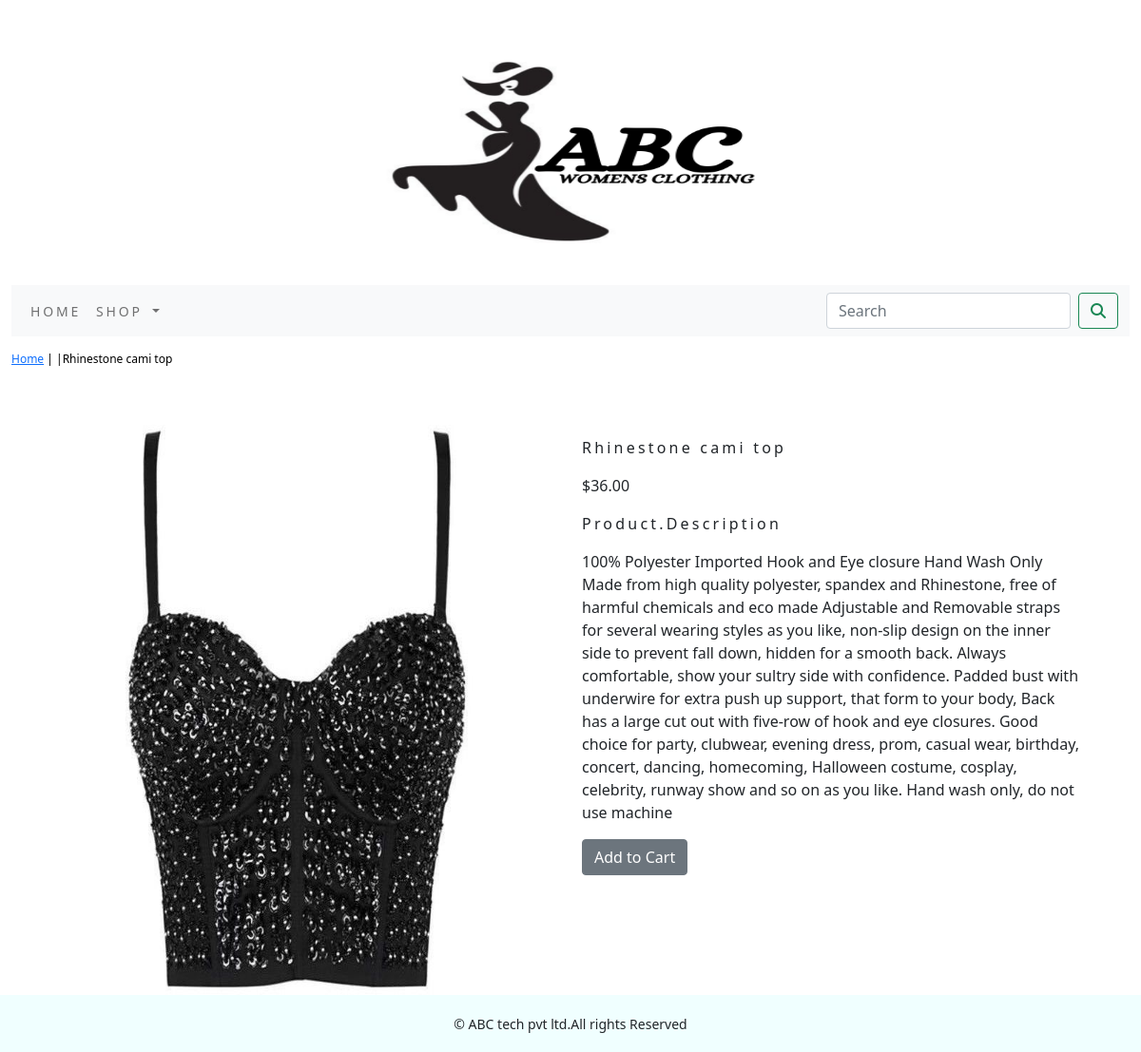
The app's page /shop/tops/rhinestone-cami-top/ with its own data.
### shop/models.py (models this page shows, shortened)
class Product(models.Model):
    name = models.CharField(max_length=250, unique=True)
    slug = models.SlugField(max_length=250, unique=True)
    description = models.TextField(blank=True)
    price=models.DecimalField(max_digits=10,decimal_places=2)
    category=models.ForeignKey(Category,on_delete=models.CASCADE)
    image = models.ImageField(upload_to='product', blank=True)
    stock=models.IntegerField()
    available=models.BooleanField(default=True)
    created=models.DateTimeField(auto_now_add=True)
    updated=models.DateTimeField(auto_now=True)
    class Meta:
        ordering=('name',)
        verbose_name='product'
        verbose_name_plural='products'

### shop/views.py (the view)
# urls.py: path('<slug:c_slug>/<slug:product_slug>/',views.proDetail,name='prodCatdetail'),
def proDetail(request,c_slug,product_slug):
    try:
        product=Product.objects.get(category__slug=c_slug,slug=product_slug)
    except Exception as e:
        raise e
    return render(request,'product.html',{'product':product})

### cart/context_processors.py (called while the page is built)
def counter(request):
    item_count=0
    if 'admin' in request.path:
        return {}
    else:
        try:
            cart = Cart.objects.filter(cart_id=_cart_id(request))
            car_items=CartItem.objects.all().filter(cart=cart[:1])
            for cart_item in car_items:
                item_count += cart_item.quantity
        except Cart.DoesnNotExist:
            item_count=0
    return dict(item_count=item_count)

### cart/views.py (called while the page is built)
def _cart_id(request):
    cart=request.session.session_key
    if not cart:
        cart=request.session.create()
    return cart

### shop/context_processors.py (called while the page is built)
def menu_links(request):
    links=Category.objects.all()
    return dict(links=links)

### shop/models.py (called while the page is built)
    def get_url(self):
        return reverse('shop:products_by_category',args=[self.slug])

### templates/product.html (shortened to what this page needs)
{% extends 'base.html' %}
{% load static %}
{% block content %}
<div class="row my_prod_row_class">
  <div class="mx_auto">
    <p><a href="{% url 'shop:allProdCat' %}">Home</a> | <a href="{{product.category.get_url}}"></a>|{{product.name}}</p>
  </div>
</div>
<div class="container">
<br>
<div class="row">
  <div class="col-12 col-sm-12 col-md-12 col-lg-6 text-center">
    <div style="min-width-:18rem">
      <img src="{{product.image.url}}" alt="{{product.name}}" width="450px;" height="600px;">
    </div>
  </div>
    <div class="col-12 col-sm-12 col-md-12 col-lg-6">
      <div>
      <h1 class="my_prod_title">{{product.name}}</h1>
      <p>${{product.price}}</p>
      <p class="my_title">Product.Description</p>
      <p class="text-justify my_prod_text">{{product.description}}</p>
      {% if product.stock <= 0 %}
      <p class="text-justify my_prod_text"><b>Out of Stock</b></p>
      {% else %}
      <a class="btn btn-secondary" href="{% url 'cart:add_cart' product.id %}">Add to Cart</a>
      {% endif %}
    </div>
  </div>
  </div>
  </div>
</div>
{% endblock %}

### static/css/custom.css (style rules this page uses)
.my_title { font-size:16px; text_transform:uppercase; letter-spacing:.2em; }
.my_prod_row_class { padding-top:15px; padding-bottom:20px; }
.my_prod_row_class .mx_auto { color:#000; font-size:12px; text-decoration:name; }
.my_prod_title { font-size:16px; text_transform:uppercase; letter-spacing:.2em; padding-top:15px; padding-bottom:10px; }
.my_prod_text { padding-right:20px; }

### records on screen
Product: name "Rhinestone cami top", image (picture), price "36.00", description "100% Polyester Imported Hook and Eye closure Hand Wash Only Made from high quality polyester, spandex and Rhinestone, free of harmful chemicals and eco made Adjustable and Removable straps for several wearing styles as you like, non-slip design on the inner side to prevent fall down, hidden for a smooth back. Always comfortable, show your sultry side with confidence. Padded bust with underwire for extra push up support, that form to your body, Back has a large cut out with five-row of hook and eye closures. Good choice for party, clubwear, evening dress, prom, casual wear, birthday, concert, dancing, homecoming, Halloween costume, cosplay, celebrity, runway show and so on as you like. Hand…"
